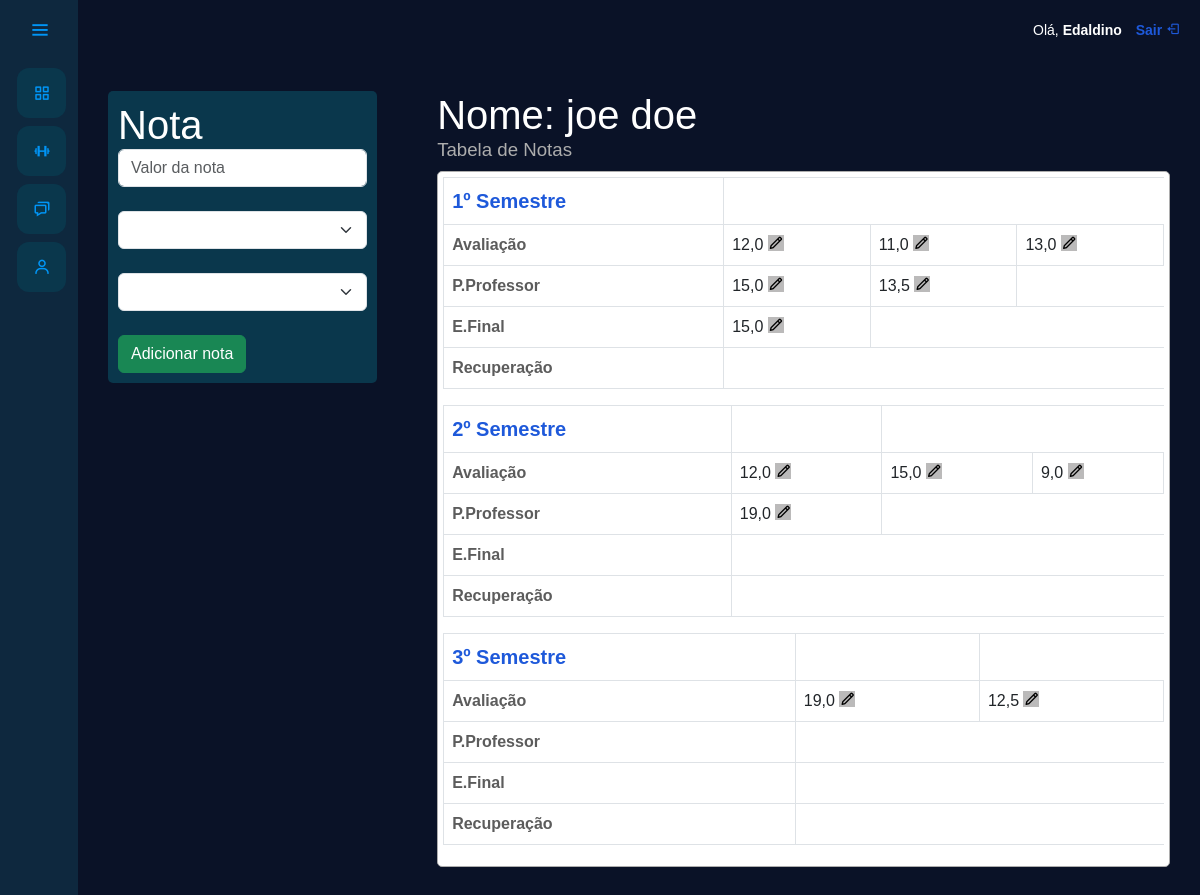
Page /inserir_notas/2/ (signed in) on the committed database.
### usuarios/models.py (models this page shows, shortened)
class Users(AbstractUser):
    choices_cargo = (
                    ('P', 'Professor'),
                    ('E', 'Encarregado')
                )
    cargo = models.CharField(max_length=1, choices=choices_cargo, verbose_name="Tipo de Conta")

class Aluno(models.Model):
    nome = models.CharField(max_length=50, verbose_name='Nome')
    sobrenome = models.CharField(max_length=50, verbose_name='Sobrenome')
    numero_matricula = models.CharField(max_length=20, unique=True, verbose_name="Número de Matrícula")
    turma = models.ForeignKey(Turma, on_delete=models.SET_NULL, null=True, blank=True, related_name="alunos", verbose_name="Turma")

class Nota(models.Model):
    SEMESTRE_CHOICES = [
        ('1º Semestre', '1º Semestre'),
        ('2º Semestre', '2º Semestre'),
        ('3º Semestre', '3º Semestre')
    ]
    TIPO_PROVA_CHOICES = [
        ('Avaliação', 'Avaliação'),
        ('Prova do Professor', 'Prova do Professor'),
        ('Exame Final', 'Exame Final'),
        ('Recuperação', 'Recuperação')
    ]
    aluno = models.ForeignKey(Aluno, on_delete=models.CASCADE, related_name="notas")
    professor = models.ForeignKey(Professor, on_delete=models.SET_NULL, null=True, blank=True, related_name="notas_lancadas")
    turma = models.ForeignKey(Turma, on_delete=models.CASCADE, related_name="notas")
    disciplina = models.CharField(max_length=100, verbose_name="Disciplina")
    semestre = models.CharField(max_length=15, choices=SEMESTRE_CHOICES, verbose_name="Semestre")
    tipo_prova = models.CharField(max_length=20, choices=TIPO_PROVA_CHOICES, verbose_name="Tipo de Prova")
    nota = models.DecimalField(max_digits=5, decimal_places=1, verbose_name="Nota")
    data_lancamento = models.DateField(auto_now_add=True, verbose_name="Data de Lançamento")

### usuarios/views.py (the view, shortened to what this page needs)
# urls.py: path('inserir_notas/<str:id_aluno>/', views.inserir_notas, name='inserir_notas'),
@has_role_decorator('professor')
def inserir_notas(request, id_aluno):
    if request.method == 'GET':
        aluno = Aluno.objects.get(id=id_aluno)
        t_prova = Nota.TIPO_PROVA_CHOICES
        semestre = Nota.SEMESTRE_CHOICES
        notas_aluno = Nota.objects.filter(aluno=aluno)
        return render(request, 'inserir_notas.html', {'aluno': aluno, 'tipo_prova': t_prova, 'semestres': semestre, 'all_notas': notas_aluno})

### usuarios/templates/inserir_notas.html (shortened to what this page needs)
{% extends "base.html" %}
{% load static %}
{% block 'head' %}
    <link rel="stylesheet" href="{% static 'usuarios/css/tumas.css' %}">
{% endblock %}
{% block 'dashboard_professor' %}
    <div class="container-notas">
        <div id="inserirNotas" class="inserir-Notas">
            <div class="content-add_notas">
                <form action="{% url 'inserir_notas' aluno.id %}" method="POST" class="form-nota">{% csrf_token %}
                    <h1>Nota</h1>
                    <input type="text" required placeholder="Valor da nota" name="nota" class="form-control">
                    <br>
                    <select name="tipo-prova" id="tipoProva" class="form-select">
                        <option value=""></option>
                        {% for p, prova in tipo_prova %}
                            <option value="{{p}}">{{prova}}</option>
                        {% endfor %}
                    </select>
                    <br>
                    <select name="semestre" id="tipoProva" class="form-select">
                        <option value=""></option>
                        {% for s, semestre in semestres %}
                            <option value="{{s}}">{{semestre}}</option>
                        {% endfor %}
                    </select>
                    <br>
                    <input type="submit" value="Adicionar nota" class="btn btn-success">
                </form>
            </div>
        </div>
        <div id="tabelaDeNotas" class="tabela-De-Notas">
            <h1>Nome: {{aluno.nome}} {{aluno.sobrenome}}</h1>
            <h3 style="color: rgb(173, 173, 173);">Tabela de Notas</h3>
            <div class="content-table_notas">
                <table class="table table-bordered table-responsive">
                    <thead class="thead-darck">
                        <tr class="bg-success">
                            <th style="color: #1e59da; font-size: 15pt;" scope="col">1º Semestre</th>
                        </tr>
                    </thead>
                    <tbody>
                        <tr>
                            <th style="color: rgb(92, 92, 92);" scope="row">Avaliação</th>
                            {% for notas in all_notas %}
                                {% if notas.tipo_prova == 'Avaliação' and notas.semestre == '1º Semestre' %}
                                    <td id="valorNota">
                                        {{notas.nota}}
                                        <button
                                            style="background-color: rgb(187, 186, 186); border: none;"
                                            class="bx bx-pencil open-modal"
                                            data-modal="modal-1"
                                            onclick="attNota({{notas.id}})">
                                        </button>
                                    </td>
                                {% endif %}
                            {% endfor %}
                        </tr>
                        <tr>
                            <th style="color: rgb(92, 92, 92);" scope="row">P.Professor</th>
                            {% for notas in all_notas %}
                                {% if notas.tipo_prova == 'Prova do Professor' and notas.semestre == '1º Semestre' %}
                                    <td id="valorNota">
                                        {{notas.nota}}
                                        <button
                                            style="background-color: rgb(187, 186, 186); border: none;"
                                            class="bx bx-pencil open-modal"
                                            data-modal="modal-1"
                                            onclick="attNota({{notas.id}})">
                                        </button>
                                    </td>
                                {% endif %}
                            {% endfor %}
                        </tr>
                        <tr>
                            <th style="color: rgb(92, 92, 92);" scope="row">E.Final</th>
                            {% for notas in all_notas %}
                                {% if notas.tipo_prova == 'Exame Final' and notas.semestre == '1º Semestre' %}
                                    <td id="valorNota">
                                        {{notas.nota}}
                                        <button
                                            style="background-color: rgb(187, 186, 186); border: none;"
                                            class="bx bx-pencil open-modal"
                                            data-modal="modal-1"
                                            onclick="attNota({{notas.id}})">
                                        </button>
                                    </td>
                                {% endif %}
                            {% endfor %}
                        </tr>
                        <tr>
                            <th style="color: rgb(92, 92, 92);" scope="row">Recuperação</th>
                        </tr>
                    </tbody>
                </table>
                <table class="table table-bordered table-responsive">
                    <thead class="thead-dark">
                        <tr>
                            <th style="color: #1e59da; font-size: 15pt;" scope="col">2º Semestre</th>
                            <th scope="col"></th>
                        </tr>
                    </thead>
                    <tbody>
                        <tr>
                            <th style="color: rgb(92, 92, 92);" scope="row">Avaliação</th>
                            {% for notas in all_notas %}
                                {% if notas.tipo_prova == 'Avaliação' and notas.semestre == '2º Semestre' %}
                                    <td id="valorNota">
                                        {{notas.nota}}
                                        <button
                                            style="background-color: rgb(187, 186, 186); border: none;"
                                            class="bx bx-pencil open-modal"
                                            data-modal="modal-1"
                                            onclick="attNota({{notas.id}})">
                                        </button>
                                    </td>
                                {% endif %}
                            {% endfor %}
                        </tr>
                        <tr>
                            <th style="color: rgb(92, 92, 92);" scope="row">P.Professor</th>
                            {% for notas in all_notas %}
                                {% if notas.tipo_prova == 'Prova do Professor' and notas.semestre == '2º Semestre' %}
                                    <td id="valorNota">
                                        {{notas.nota}}
                                        <button
                                            style="background-color: rgb(187, 186, 186); border: none;"
                                            class="bx bx-pencil open-modal"
                                            data-modal="modal-1"
                                            onclick="attNota({{notas.id}})">
                                        </button>
                                    </td>
                                {% endif %}
                            {% endfor %}
                        </tr>
                        <tr>
                            <th style="color: rgb(92, 92, 92);" scope="row">E.Final</th>
                        </tr>
                        <tr>
                            <th style="color: rgb(92, 92, 92);" scope="row">Recuperação</th>
                        </tr>
                    </tbody>
                </table>
                <table class="table table-bordered table-responsive">
                    <thead class="thead-dark">
                        <tr>
                            <th style="color: #1e59da; font-size: 15pt;" scope="col">3º Semestre</th>
                            <th scope="col"></th>
                        </tr>
                    </thead>
                    <tbody>
                        <tr>
                            <th style="color: rgb(92, 92, 92);" scope="row">Avaliação</th>
                            {% for notas in all_notas %}
                                {% if notas.tipo_prova == 'Avaliação' and notas.semestre == '3º Semestre' %}
                                    <td id="valorNota">
                                        {{notas.nota}}
                                        <button
                                            style="background-color: rgb(187, 186, 186); border: none;"
                                            class="bx bx-pencil open-modal"
                                            data-modal="modal-1"
                                            onclick="attNota({{notas.id}})">
                                        </button>
                                    </td>
                                {% endif %}
                            {% endfor %}
                        </tr>
                        <tr>
                            <th style="color: rgb(92, 92, 92);" scope="row">P.Professor</th>
                        </tr>
                        <tr>
                            <th style="color: rgb(92, 92, 92);" scope="row">E.Final</th>
                        </tr>
                        <tr>
                            <th style="color: rgb(92, 92, 92);" scope="row">Recuperação</th>
                        </tr>
                    </tbody>
                </table>
            </div>
        </div>
    </div>
{% endblock %}

### templates/base.html (shortened to what this page needs)
{% load static %}
{% load permission_tags %}
<!doctype html>
<html lang="pt-br">
<head>
    <link href="https://cdn.jsdelivr.net/npm/bootstrap@5.3.0/dist/css/bootstrap.min.css" rel="stylesheet">
    <link rel="stylesheet" href="{% static 'general/css/base.css' %}">
    <link rel="stylesheet" href="{% static 'general/css/general.css' %}">
    <link href='https://unpkg.com/boxicons@2.0.7/css/boxicons.min.css' rel='stylesheet'>
    {% block 'head' %}{% endblock %}
</head>
<body>
    <div class="sidebar">
        <div class="logo-details">
            <i class='bx bx-menu' id="btn" ></i>
        </div>
        {% if user|has_role:'professor' %}
            <ul class="nav-list">
                <li>
                    <a href="{% url 'turmas' %}">
                        <i class="bx bx-grid-alt"></i>
                    </a>
                </li>
                <li>
                    <a href="#">
                        <i class="bx bx-dumbbell"></i>
                    </a>
                </li>
                <li>
                    <a href="#">
                        <i class="bx bx-chat"></i>
                    </a>
                </li>
                <li>
                    <a href="#">
                        <i class="bx bx-user"></i>
                    </a>
                </li>
            </ul>
        {% endif %}
    </div>
    <section class="home-section">
        <div class="nav-bar">
            <p>Olá, <strong>{{user.first_name}}</strong> <a href="{% url 'sair' %}">Sair <i class="bx bx-log-out"></i></a></p>
        </div>
        {% if user|has_role:'professor' %}
            {% block 'dashboard_professor' %}
            {% endblock %}
        {% endif %}
    </section>
</body>
</html>

### templates/static/general/css/base.css (style rules this page uses)
*:not(dialog) { margin: 0; padding: 0; box-sizing: border-box; font-family: "Poppins" , sans-serif; }
.sidebar { position: fixed; left: 0; top: 0; height: 100%; width: 78px; background: var(--dark-color); padding: 6px, 0; z-index: 99; transition: all 0.5s ease; }
.sidebar .logo-details { height: 60px; padding-left: 15px; display: flex; align-items: center; position: relative; }
.sidebar .logo-details #btn { position: absolute; top: 50%; right: 13px; transform: translateY(-50%); font-size: 22px; transition: all 0.4s ease; font-size: 23px; text-align: center; cursor: pointer; transition: all 0.5s ease; }
.sidebar i { color: #0095f6; height: 60px; min-width: 50px; font-size: 28px; text-align: center; line-height: 60px; }
.sidebar .nav-list { height: 100%; padding-left: 5px; }
.sidebar li { position: relative; margin: 8px 12px; list-style: none; }
.sidebar li a { margin-left: 0; display: flex; height: 100%; width: 100%; border-radius: 12px; align-items: center; text-decoration: none; transition: all 0.4s ease; background: var(--main-color); }
.sidebar li i { height: 50px; line-height: 50px; font-size: 18px; border-radius: 12px; }
.home-section { position: relative; min-height: 100vh; top: 0; background: #0A1227; left: 78px; color: white; width: calc(100% - 78px); transition: all 0.5s ease; z-index: 2; overflow-y: auto; }
.nav-bar { display: flex; align-items: center; justify-content: right; padding: 20px; background: transparent; }
.nav-bar a { text-decoration: none; color: #1e59da; font-weight: bold; padding-left: 10px; }
.nav-bar p { font-size: 14px; }

### templates/static/general/css/general.css (style rules this page uses)
:root { --main-color: #0A374C; --dark-color: #0E283E; --light-color: #ffc27f; --contrast-color: #f88863; --differential-color: #ffe29a; }

### templates/static/usuarios/css/tumas.css (style rules this page uses)
*:not(dialog) { margin: 0; padding: 0; box-sizing: border-box; }
h3 { font-size: 14pt; margin-bottom: 10px; }
.container-notas { display: flex; }
.tabela-De-Notas { padding: 30px; }
.tabela-De-Notas { width:100%; height: 100%; }
.inserir-Notas { width: 450px; color: white; padding: 30px; }
.content-add_notas { background-color: #0A374C; padding: 10px; border-radius: 5px; }
.content-table_notas { height: 100%; padding: 5px; border-radius: 5px; margin-bottom: 10px; background-color: white; border: 1px solid rgb(173, 173, 173); }

### rows in the picture
Users: first_name "Edaldino"
Aluno: nome "joe", sobrenome "doe"
Nota: nota "12,0"
Nota: nota "11,0"
Nota: nota "13,0"
Nota: nota "15,0"
Nota: nota "13,5"
Nota: nota "15,0"
Nota: nota "12,0"
Nota: nota "15,0"
Nota: nota "9,0"
Nota: nota "19,0"
Nota: nota "19,0"
Nota: nota "12,5"
